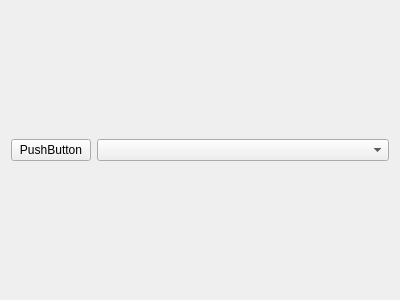
<?xml version="1.0" encoding="UTF-8"?>
<ui version="4.0">
 <class>Form</class>
 <widget class="QWidget" name="Form">
  <property name="geometry">
   <rect>
    <x>0</x>
    <y>0</y>
    <width>400</width>
    <height>300</height>
   </rect>
  </property>
  <property name="windowTitle">
   <string>Form</string>
  </property>
  <layout class="QGridLayout" name="gridLayout">
   <item row="0" column="0">
    <widget class="QPushButton" name="pushButton">
     <property name="text">
      <string>PushButton</string>
     </property>
    </widget>
   </item>
   <item row="0" column="1">
    <widget class="QComboBox" name="comboBox">
     <property name="sizePolicy">
      <sizepolicy hsizetype="Expanding" vsizetype="Fixed">
       <horstretch>0</horstretch>
       <verstretch>0</verstretch>
      </sizepolicy>
     </property>
    </widget>
   </item>
  </layout>
 </widget>
 <resources/>
 <connections/>
</ui>
